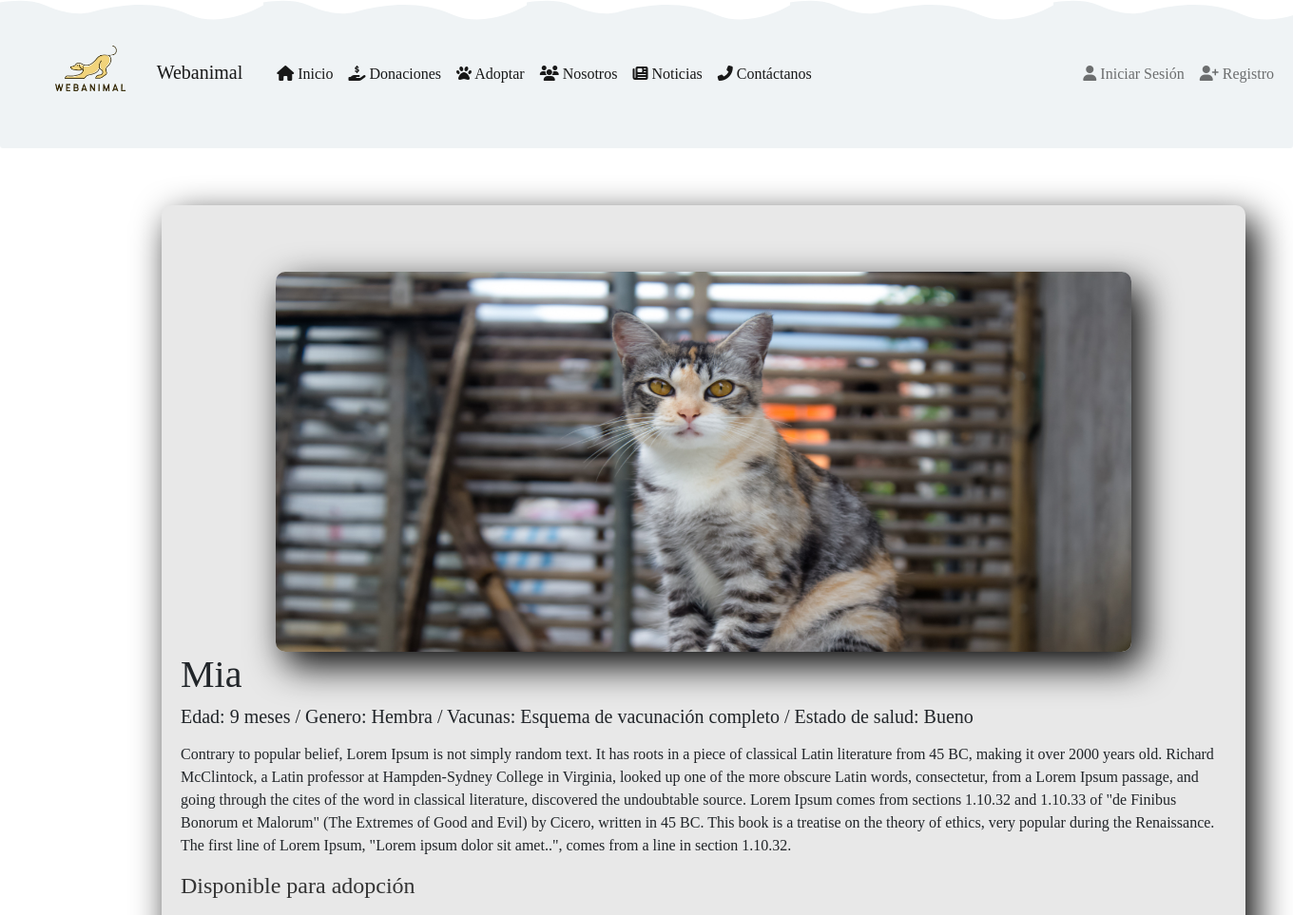
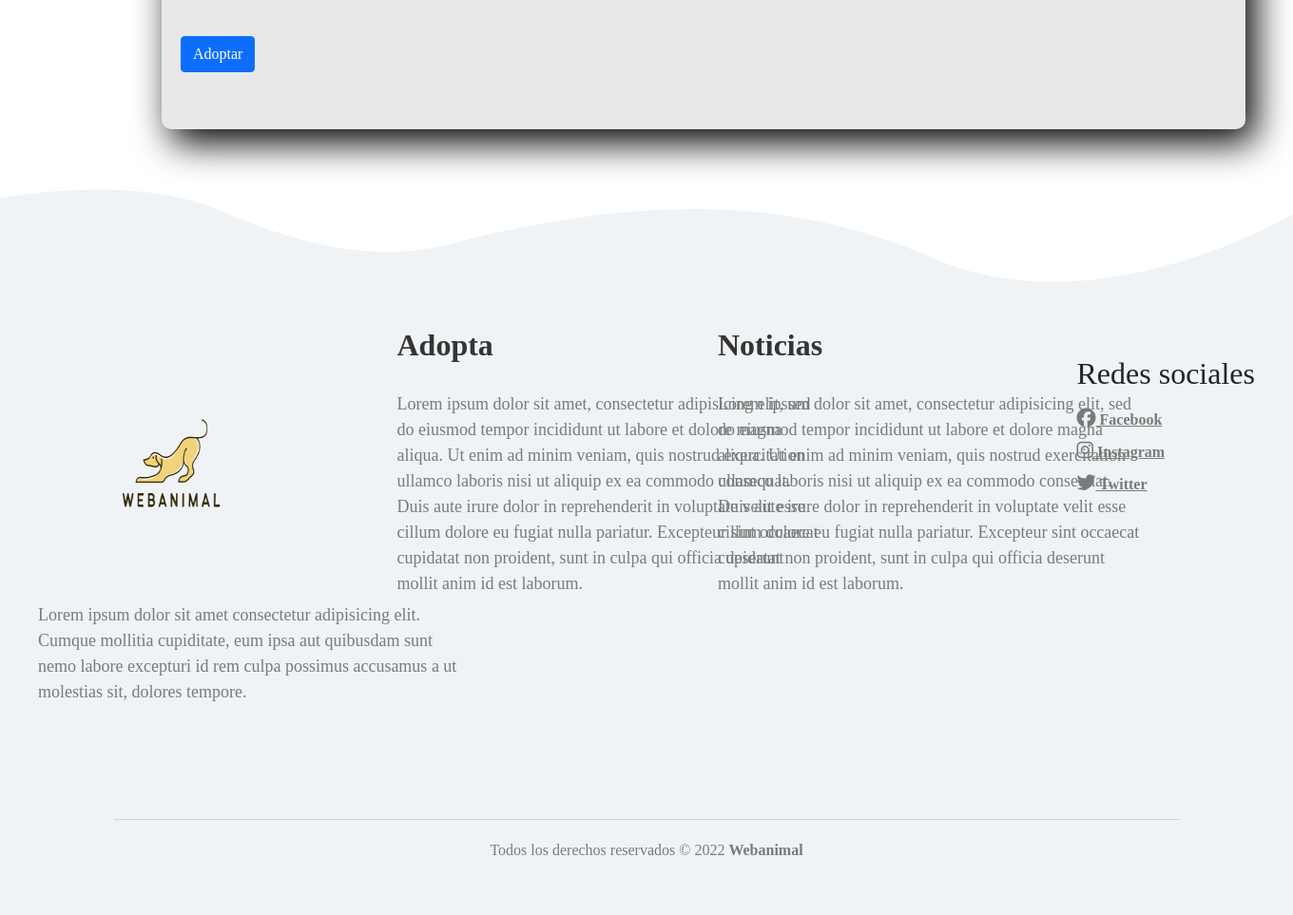
Screenshot of /mascotas/mia with the database file from the repository (2 pictures, top to bottom).
### pets/models.py (models this page shows)
class Pets(models.Model):
    name = models.CharField(max_length=20)
    description = models.TextField()
    history = models.TextField()
    state = models.CharField(max_length=50)
    slug = models.SlugField(null=False, blank=False, unique=True)
    image = models.ImageField(upload_to='pets', null=False, blank=False)
    image2 = models.ImageField(upload_to='pets', null=False, blank=False)
    image3 = models.ImageField(upload_to='pets', null=False, blank=False)
    image4 = models.ImageField(upload_to='pets', null=False, blank=False)
    created_at = models.DateTimeField(auto_now_add=True)
    def __str__(self):
        return self.name

### pets/views.py (the view)
# urls.py: path('<slug:slug>', views.PetsDetailView.as_view(), name='pets'),
class PetsDetailView(DetailView):
    model = Pets
    template_name = 'pets/pet.html'
    def get_context_data(self, **kwargs):
        context = super().get_context_data(**kwargs)
        print (context)
        return context

### pets/templates/pets/pet.html (shortened to what this page needs)
{%  extends 'base.html' %}
{%  load static %}
{% block head %}
    <link rel="stylesheet" href="../static/css/petStyle.css">
{% endblock %}
{% block content %}
<div class="bg">
    <div>
        {% if pets.image %}
            <div class="slider-frame">
                <ul>
                    <li><img src="{{ pets.image.url }}" alt="Imagen de la mascota" width="200" height="500"></li>
                </ul>
            </div>
        {% endif %}
    </div>
        <div class="col">
            <div class="h1">{{ pets.name }}</div>
                <div class="h5 font.weight-bold">
                    <div class="card-name">
                        <p>{{ pets.description }}</p>
                    </div>
                </div>
                <div class="">
                    <p>{{ pets.history }}</p>
                </div>
                <div>
                  <h4 class="h4">{{ pets.state }}</h4>
                </div>
                <div class="">
                    <a href="/Adoption/" class="btn btn-primary mt-4">Adoptar</a>
                </div>
        </div>
</div>
{% endblock %}

### static/css/fondo_pantalla.css (style rules this page uses)
#img { background-repeat: no-repeat; background-position: top; background-size: 1900px 1000px; background-attachment: fixed; }

### static/css/petStyle.css (style rules this page uses)
* { margin: 0; padding: 0; box-sizing: border-box; font-family: lato; }
div.bg { background: #e8e8e8; font-family: 'Open Sans', sans-serif; box-shadow: 10px 14px 38px #000; border-radius: 10px; margin: 60px; padding: 60px 20px; }
.h4 { margin-bottom: 30px; color: #343434; font-weight: 20; }
.slider-frame { width: 900px; height: 400px; margin: 10px auto 0; overflow: hidden; box-shadow: 10px 14px 38px #000; border-radius: 10px; }
.slider-frame ul { display: flex; padding: 0; width: 400%; animation: slide 20s infinite alternate ease-in-out; }
.slider-frame li { width: 100%; list-style: none; }
.slider-frame img { width: 100%; }

### static/css/footerStyle.css (style rules this page uses)
* { font-family: Franklin Gothic; }

### rows the page displays
Pets: image (picture), name "Mia", description "Edad: 9 meses / Genero: Hembra / Vacunas: Esquema de vacunación completo / Estado de salud: Bueno", history "Contrary to popular belief, Lorem Ipsum is not simply random text. It has roots in a piece of classical Latin literature from 45 BC, making it over 2000 years old. Richard McClintock, a Latin professor at Hampden-Sydney College in Virginia, looked up one of the more obscure Latin words, consectetur, from a Lorem Ipsum passage, and going through the cites of the word in classical literature, discovered the undoubtable source. Lorem Ipsum comes from sections 1.10.32 and 1.10.33 of \"de Finibus Bonorum et Malorum\" (The Extremes of Good and Evil) by Cicero, written in 45 BC. This book is a treatise on the theory of ethics, very popular during the Renaissance. The first line of Lorem Ipsum,…", state "Disponible para adopción"
